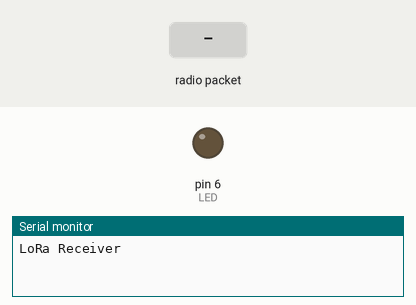
Bench run of a sketch on a simulated Arduino Uno, built with avr-gcc and run on an emulated ATmega328P. Shown: output pins drawn as LEDs (lit = HIGH), the last lines printed to the serial monitor. Inputs (shaded band) come from the test bench. No radio packets arrive unless stated.

Above: at 1.2 s.
1.3 s: radio packet "7" arrives
At 2.5 s:
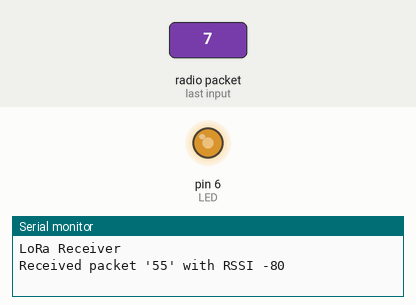
2.8 s: radio packet "8" arrives
At 3.8 s:
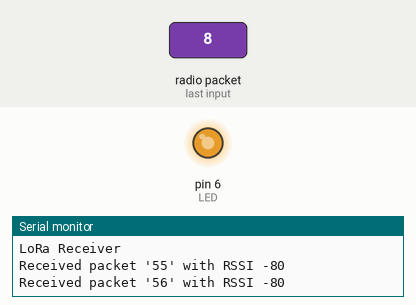
4.3 s: radio packet "9" arrives
At 4.9 s:
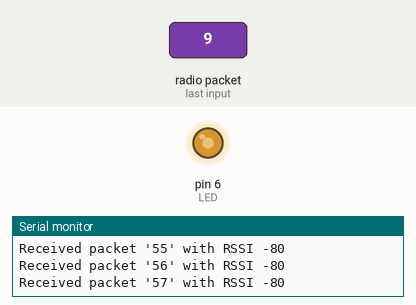
Timing chart, 0 to 7.3 s (numbered marks = the images above; inputs shaded):
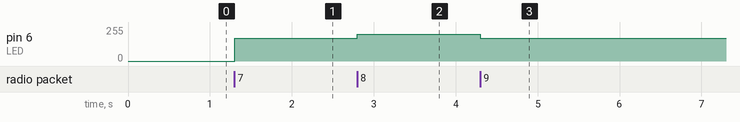

The sketch:

communication_node.ino
```cpp
#include <SPI.h>
#include <LoRa.h>

#define LED 6

int code;
int valPWM = 150;
int ack;
bool state       = false;
bool controlFlag = false;

void ledHandler();
void pwmHandler();

void setup() {

  Serial.begin(9600);
  while (!Serial);

  Serial.println("LoRa Receiver");

  if (!LoRa.begin(433E6)) {
    Serial.println("Starting LoRa failed!");
    while (1);
  }

  pinMode(LED, OUTPUT);
}

void loop() {
  // try to parse packet
  int packetSize = LoRa.parsePacket();
  if (packetSize) {
    // received a packet
    Serial.print("Received packet '");

    // read packet
    while (LoRa.available()) {
      code = (LoRa.read());
      Serial.print(code);
    }

    if(code == 55){
      ledHandler();
    } else if (code == 56 || code == 57){
      pwmHandler();
    }

    // print RSSI of packet
    Serial.print("' with RSSI ");
    Serial.println(LoRa.packetRssi());
  }
}

void ledHandler(){
  if (controlFlag){
    valPWM = 0;
    analogWrite(LED, valPWM);
    controlFlag = false;
  } else {
    valPWM = 170;
    analogWrite(LED, valPWM);
    controlFlag = true;
  }
}

void pwmHandler(){
  controlFlag = true;
  if (code == 56){
    if (valPWM <= 225){
      valPWM += 30;
    } else {
      //send error
    }
  } else if (code == 57){
    if (valPWM >= 30){
      valPWM -=30;
    }else{
      //send error
    }
  }
  analogWrite(LED, valPWM);
}
```

Measured:
- after the input at 1.3 s, pin 6 (LED): 0/255 → 170/255 at once
- after the input at 2.8 s, pin 6 (LED): 170/255 → 200/255 at once
- after the input at 4.3 s, pin 6 (LED): 200/255 → 170/255 at once
